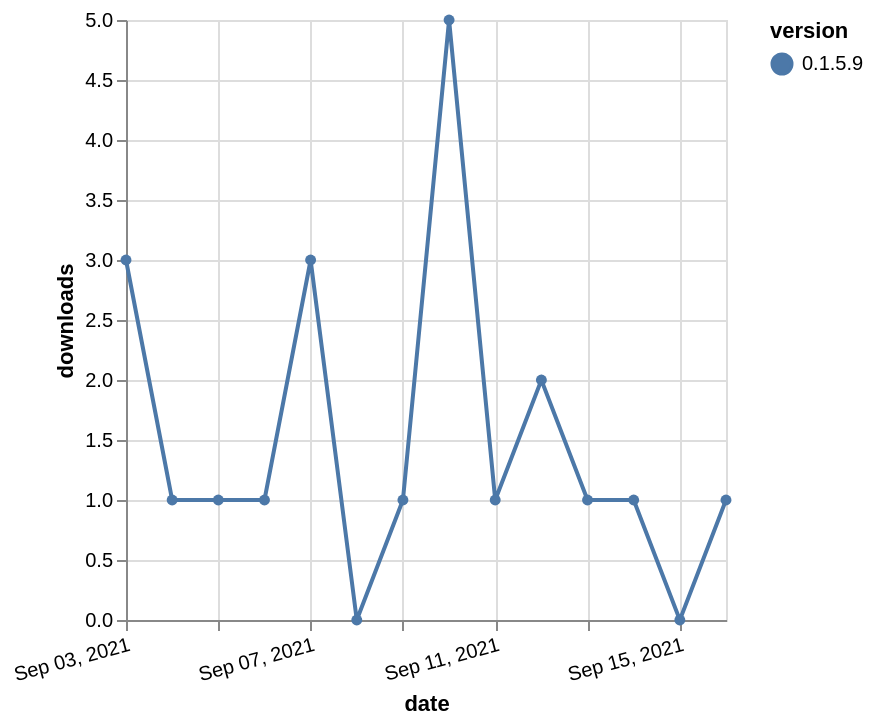

Vega-Lite specification stored for this chart:
### Vega-Lite specification from a JSON file in a GitHub repository (floating-point values rounded to 4 significant figures)
{"$schema": "https://vega.github.io/schema/vega-lite/v5.json", "description": "A simple bar chart with embedded data.", "data": {"values": [{"date": "2021-09-03", "total": 246, "delta": 3, "version": "0.1.5.9"}, {"date": "2021-09-04", "total": 247, "delta": 1, "version": "0.1.5.9"}, {"date": "2021-09-05", "total": 248, "delta": 1, "version": "0.1.5.9"}, {"date": "2021-09-06", "total": 249, "delta": 1, "version": "0.1.5.9"}, {"date": "2021-09-07", "total": 252, "delta": 3, "version": "0.1.5.9"}, {"date": "2021-09-08", "total": 252, "delta": 0, "version": "0.1.5.9"}, {"date": "2021-09-09", "total": 253, "delta": 1, "version": "0.1.5.9"}, {"date": "2021-09-10", "total": 258, "delta": 5, "version": "0.1.5.9"}, {"date": "2021-09-11", "total": 259, "delta": 1, "version": "0.1.5.9"}, {"date": "2021-09-12", "total": 261, "delta": 2, "version": "0.1.5.9"}, {"date": "2021-09-13", "total": 262, "delta": 1, "version": "0.1.5.9"}, {"date": "2021-09-14", "total": 263, "delta": 1, "version": "0.1.5.9"}, {"date": "2021-09-15", "total": 263, "delta": 0, "version": "0.1.5.9"}, {"date": "2021-09-16", "total": 264, "delta": 1, "version": "0.1.5.9"}]}, "width": "container", "mark": {"type": "line", "point": {"filled": true}}, "encoding": {"x": {"field": "date", "type": "temporal", "timeUnit": "yearmonthdate", "title": "date", "axis": {"labelAngle": -15}}, "y": {"field": "delta", "type": "quantitative", "title": "downloads"}, "color": {"field": "version", "type": "nominal"}, "tooltip": {"field": "delta"}}}
